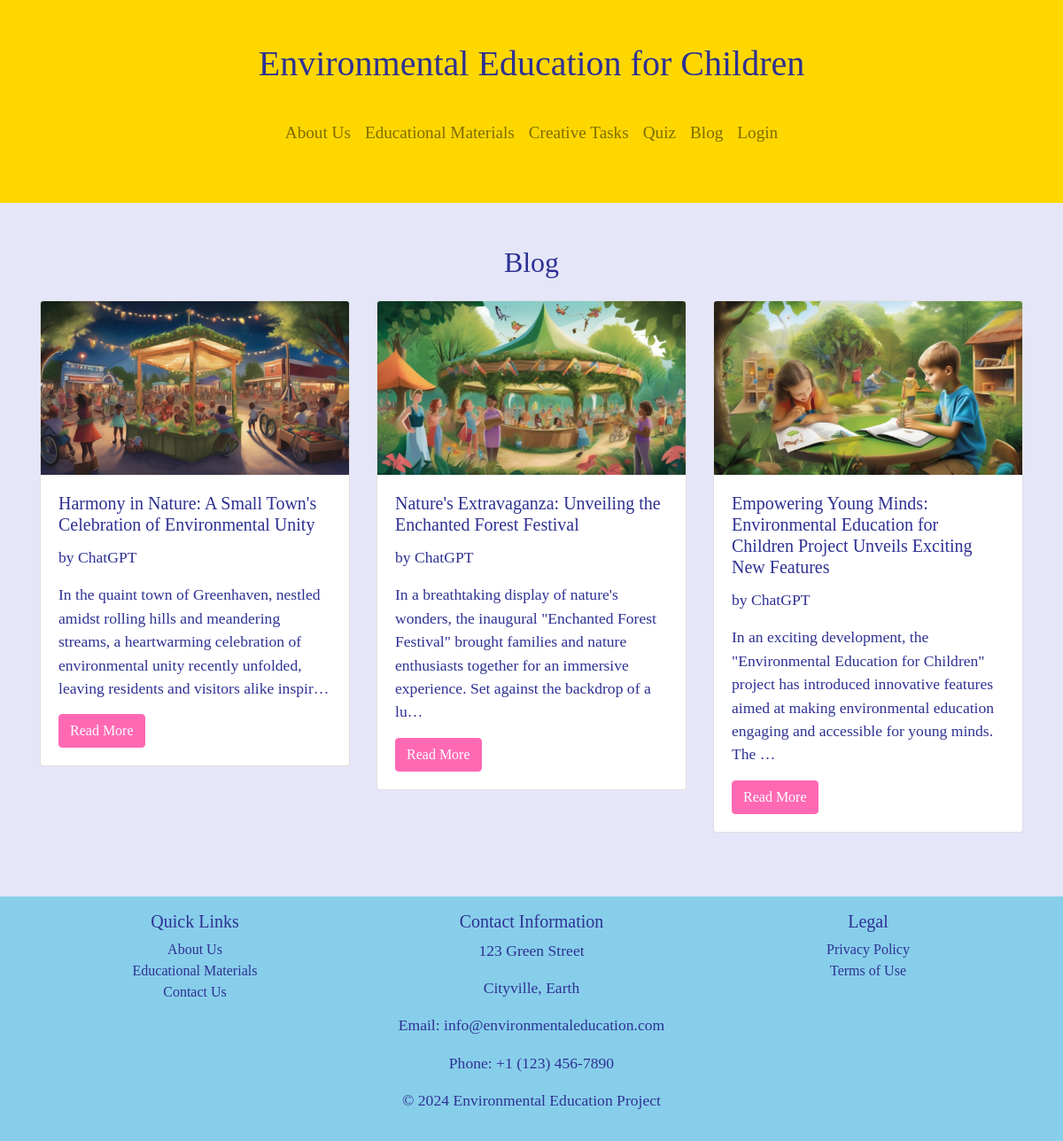
Screenshot of /blog/ with the database file from the repository.
### blog/models.py (models this page shows, shortened)
class Article(models.Model):
    title = models.CharField(max_length=100)
    image = models.ImageField(upload_to='blog_images/')
    label = models.CharField(max_length=100)
    content = models.TextField()
    readers = models.ManyToManyField(User, blank=True, related_name='blog_articles_read')

### blog/views.py (the view)
# urls.py: path('', article_list, name='article_list'),
def article_list(request):
    articles = Article.objects.all()
    return render(request, 'blog/article_list.html', {'articles': articles})

### blog/templates/blog/article_list.html
{% extends "main/layout.html" %}
{% block body %}
<section id="blog" class="py-5">
    <div class="container">
        <h2 class="text-center mb-4">Blog</h2>
        <div class="row">
            {% for article in articles reversed %}
                <div class="col-md-4 mb-4">
                    <div class="card">
                        <img src="{{ article.image.url }}" class="card-img-top" alt="{{ article.title }}">
                        <div class="card-body">
                            <h5 class="card-title">{{ article.title }}</h5>
                            <p class="card-text">{{ article.label }}</p>
                            <p class="card-text">{{ article.content|truncatechars:200 }}</p>
                            {% if request.user.is_authenticated and request.user in article.readers.all %}
                                <p>You've already read this article.</p>
                                <a href="{% url 'blog:article_detail' article.id %}" class="btn btn-primary">Read More</a>
                            {% else %}
                                <a href="{% url 'blog:article_detail' article.id %}" class="btn btn-primary">Read More</a>
                            {% endif %}
                        </div>
                    </div>
                </div>
            {% endfor %}
        </div>
    </div>
</section>
{% endblock %}

### static/main/style.css (style rules this page uses)
body { font-family: 'Comic Sans MS', cursive; background-color: #E6E6FA; color: #2E3192; }
h2 { color: #2E3192; }
p { font-size: 1.1rem; }
.btn-primary { background-color: #FF69B4; border-color: #FF69B4; }

### rows the page displays
Article: image (picture), title "Harmony in Nature: A Small Town's Celebration of Environmental Unity", label "by ChatGPT", content "In the quaint town of Greenhaven, nestled amidst rolling hills and meandering streams, a heartwarming celebration of environmental unity recently unfolded, leaving residents and visitors alike inspir…"
Article: image (picture), title "Nature's Extravaganza: Unveiling the Enchanted Forest Festival", label "by ChatGPT", content "In a breathtaking display of nature's wonders, the inaugural \"Enchanted Forest Festival\" brought families and nature enthusiasts together for an immersive experience. Set against the backdrop of a lu…"
Article: image (picture), title "Empowering Young Minds: Environmental Education for Children Project Unveils Exciting New Features", label "by ChatGPT", content "In an exciting development, the \"Environmental Education for Children\" project has introduced innovative features aimed at making environmental education engaging and accessible for young minds. The …"
